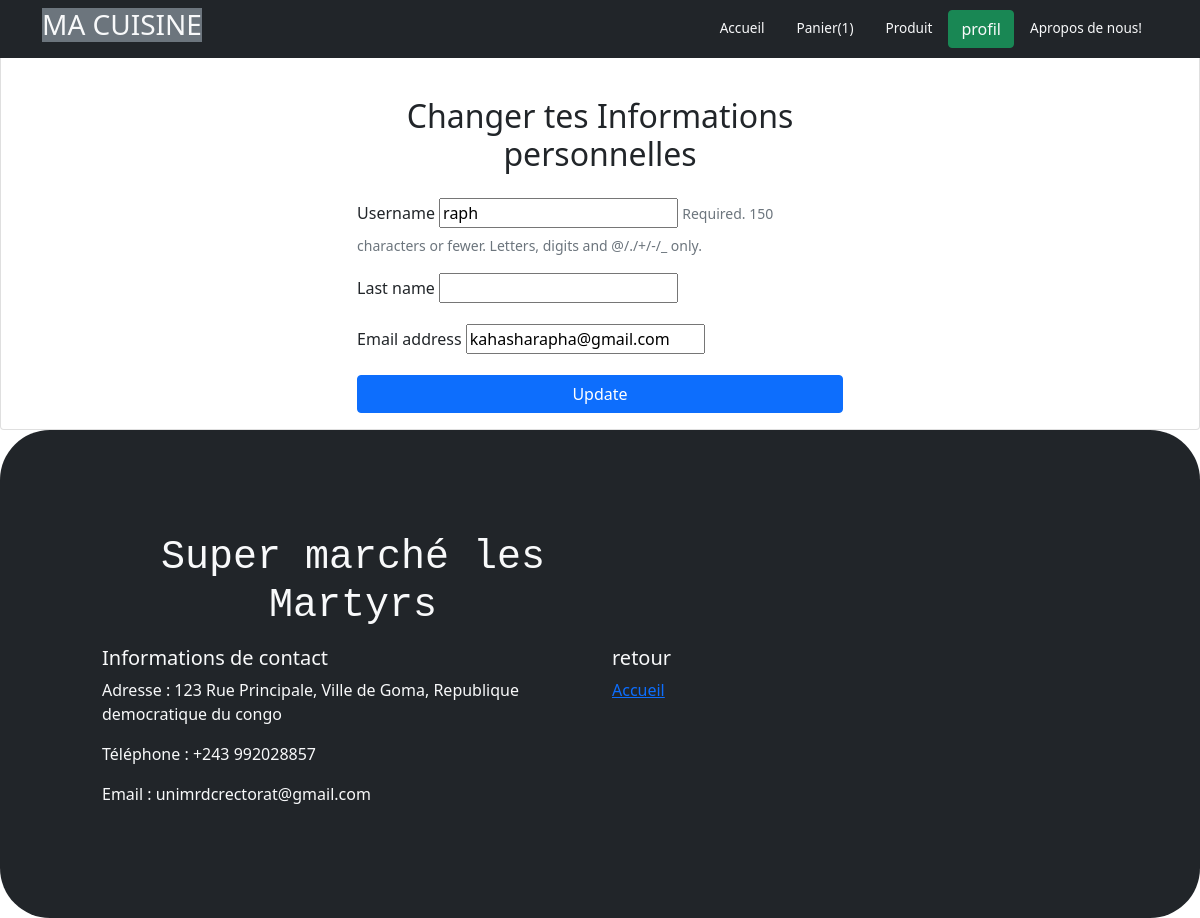
Screenshot of /client/update/ (signed in) with the database file from the repository.
### store/models.py (models this page shows, shortened)
class CustomUser(AbstractUser):
    is_livreur = models.BooleanField(default=False)  # Pour identifier si l'utilisateur est un livreur

class Cart(models.Model):
    user=models.OneToOneField(settings.AUTH_USER_MODEL, on_delete=models.CASCADE)
    orders = models.ManyToManyField(Order)

### store/views.py (the view)
# urls.py: path('client/update/', client_update_view, name='client_update'),
@login_required
def client_update_view(request):
    if request.method == 'POST':
        form = ClientUpdateForm(request.POST, instance=request.user)
        if form.is_valid():
            form.save()
            return redirect('index')  # Redirige vers la page d'accueil après la mise à jour
    else:
        form = ClientUpdateForm(instance=request.user)
    return render(request, 'store/client_update.html', {'form': form})

### store/forms.py
class ClientUpdateForm(forms.ModelForm):
    class Meta:
        model = CustomUser
        fields = ['username', 'last_name', 'email']  # Supposant que "post-nom" est 'last_name'

### store/templates/store/client_update.html (shortened to what this page needs)
{% extends 'base.html' %}
{% block content %}
<div class="col-md-10 mx-auto col-lg-5" id="signin">
    <h2 class="text-center mb-4">Changer tes Informations personnelles</h2>
    <form method="POST" class="needs-validation" novalidate>
        {% for field in form %}
            <div class="mb-3">
                <label for="{{ field.id_for_label }}" class="form-label">{{ field.label }}</label>
                {{ field }}
                {% if field.help_text %}
                    <small class="form-text text-muted">{{ field.help_text }}</small>
                {% endif %}
            </div>
        {% endfor %}
        <button type="submit" class="btn btn-primary w-100">Update</button>
    </form>
</div>
{% endblock %}

### templates/base.html (shortened to what this page needs)
{% load static %}
<!DOCTYPE html>
<html>
    <head>
        <link rel="stylesheet" href="{% static 'bootstrap/css/bootstrap.min.css' %}" >
        <link rel="stylesheet" href="{% static 'bootstrap/css/headers.CSS' %}" >
    </head>
    <body>
        <header>
            <div class="px-3 py-2 bg-dark text-white fixed-top">
            <div class="container">
                <div class="d-flex flex-wrap align-items-center justify-content-center justify-content-lg-start">
                <a href="/" class="d-flex align-items-center my-2 my-lg-0 me-lg-auto text-white text-decoration-none">
                    <h3 class="text-break text-light bg-secondary">MA CUISINE</h3>
                </a>
                <ul class="nav col-12 col-lg-auto my-2 my-md-0 text-small">
                    <li>
                    <a href="{% url 'index' %}" class="nav-link text-light">
                        Accueil
                    </a>
                    </li>
                    <li>
                        {% if user.cart %}
                            <a href="{% url 'cart' %}" class="nav-link text-light">
                                Panier({{user.cart.orders.count}})
                            </a>
                        {% endif %}
                    </li>
                    <li>
                        <a href="#produit" class="nav-link text-light">
                            Produit
                        </a>
                    </li>
                    {% if  user.is_authenticated %}
                        <li>
                             <button type="button" class="btn btn-success text-light" data-bs-toggle="popover" data-bs-html="true" title="Information sur compte"
                                data-bs-content='<p> Nom : {{ user.username }} </p> <p> Postnom : {{ user.last_name }} </p> <p> Email : {{ user.email }} </p>
                                {% if user.is_authenticated and not user.is_livreur %}
                                    <a href="{% url 'client_update' %}">Modifier Informations</a><br>
                                    <a href="{% url 'change_password' %}">Changer le mot de passe</a><br>
                                {% endif %}
                                {% if user.is_authenticated %}
                                    <a class="page-link bg-danger text-dark" href="{% url 'logout' %}">Déconnexion</a>
                                {% endif %}'> profil
                            </button>
                        </li>
                    {% endif %}
                    <li>
                        <a href="#contact " class="nav-link text-light">
                            Apropos de nous!
                        </a>
                    </li>
                </ul>
                </div>
            </div>
            </div>
        </header>
        <div class="contanier">
            <div class="row">
                <div class="col">
                    <div class="card">
                        <div class="card-body">
                        </div>
                        <div class="card-body">
                            {% block content %}
                            {% endblock content %}
                        </div>
                    </div>
                </div>
            </div>
        </div>
        <footer class="bg-dark text-light py-5" style="border-radius: 50px;">
            <div class="container">
                <div class="row m-5 ">
                    <div class="col-md-6 m-lg-2 text-center font-monospace ">
                        <h1>Super marché les Martyrs</h1>
                    </div>
                    <div class="col-md-6" id="contact">
                        <h5>Informations de contact</h5>
                        <p>Adresse : 123 Rue Principale, Ville de Goma, Republique democratique du congo</p>
                        <p>Téléphone : +243 992028857</p>
                        <p>Email : unimrdcrectorat@gmail.com</p>
                    </div>
                    <div class="col-md-6">
                        <h5>retour</h5>
                        <ul class="list-unstyled">
                            <li><a href="{% url 'index' %}">Accueil</a></li>
                        </ul>
                    </div>
                </div>
            </div>
        </footer>
    </body>
</html>

### rows the page displays
CustomUser: cart.orders.count "1", form "raph" "kahasharapha@gmail.com"

### other values shown
{{ field.label }} "Username" "Last name" "Email address"
{{ field.help_text }} "Required. 150 characters or fewer. Letters, digits and @/./+/-/_ only."
